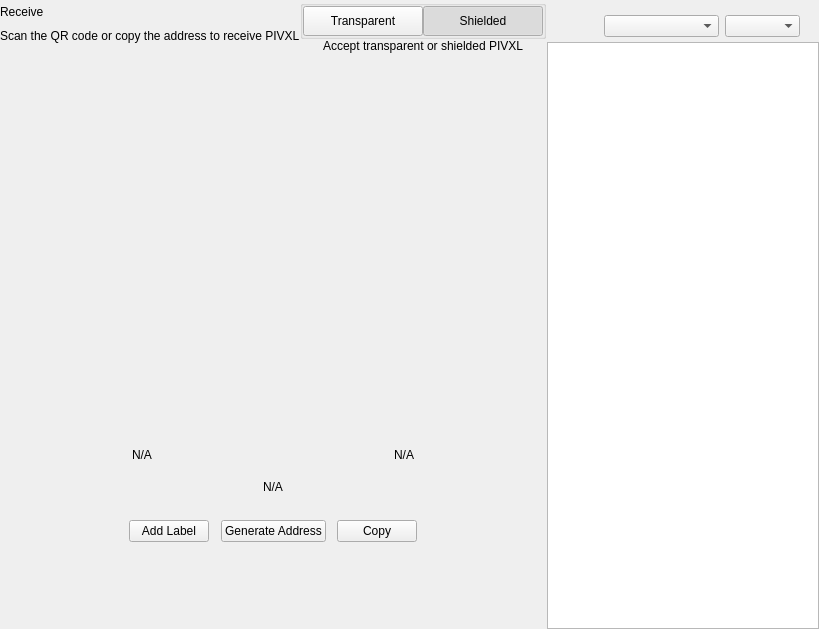
<?xml version="1.0" encoding="UTF-8"?>
<ui version="4.0">
 <class>ReceiveWidget</class>
 <widget class="QWidget" name="ReceiveWidget">
  <property name="geometry">
   <rect>
    <x>0</x>
    <y>0</y>
    <width>819</width>
    <height>629</height>
   </rect>
  </property>
  <property name="minimumSize">
   <size>
    <width>0</width>
    <height>0</height>
   </size>
  </property>
  <property name="windowTitle">
   <string>Form</string>
  </property>
  <layout class="QHBoxLayout" name="horizontalLayout_2" stretch="2,1">
   <property name="spacing">
    <number>0</number>
   </property>
   <property name="leftMargin">
    <number>0</number>
   </property>
   <property name="topMargin">
    <number>0</number>
   </property>
   <property name="rightMargin">
    <number>0</number>
   </property>
   <property name="bottomMargin">
    <number>0</number>
   </property>
   <item>
    <widget class="QWidget" name="left" native="true">
     <layout class="QVBoxLayout" name="verticalLayout_3">
      <property name="leftMargin">
       <number>0</number>
      </property>
      <property name="topMargin">
       <number>0</number>
      </property>
      <property name="rightMargin">
       <number>0</number>
      </property>
      <property name="bottomMargin">
       <number>0</number>
      </property>
      <item>
       <layout class="QVBoxLayout" name="verticalLayout_2">
        <property name="spacing">
         <number>0</number>
        </property>
        <property name="leftMargin">
         <number>0</number>
        </property>
        <item>
         <layout class="QHBoxLayout" name="horizontalLayout_3">
          <property name="spacing">
           <number>0</number>
          </property>
          <item>
           <layout class="QVBoxLayout" name="verticalLayout_4">
            <property name="spacing">
             <number>5</number>
            </property>
            <item>
             <widget class="QLabel" name="labelTitle">
              <property name="text">
               <string>Receive</string>
              </property>
             </widget>
            </item>
            <item alignment="Qt::AlignTop">
             <widget class="QLabel" name="labelSubtitle1">
              <property name="text">
               <string>Scan the QR code or copy the address to receive PIVXL</string>
              </property>
             </widget>
            </item>
           </layout>
          </item>
          <item>
           <spacer name="horizontalSpacer">
            <property name="orientation">
             <enum>Qt::Horizontal</enum>
            </property>
            <property name="sizeHint" stdset="0">
             <size>
              <width>40</width>
              <height>20</height>
             </size>
            </property>
           </spacer>
          </item>
          <item>
           <widget class="QWidget" name="containerViewPrivacyChecks" native="true">
            <layout class="QVBoxLayout" name="containerPrivacyChecks">
             <property name="spacing">
              <number>0</number>
             </property>
             <property name="leftMargin">
              <number>0</number>
             </property>
             <property name="topMargin">
              <number>0</number>
             </property>
             <property name="rightMargin">
              <number>0</number>
             </property>
             <property name="bottomMargin">
              <number>0</number>
             </property>
             <item alignment="Qt::AlignHCenter|Qt::AlignVCenter">
              <widget class="QGroupBox" name="groupBox">
               <property name="title">
                <string/>
               </property>
               <layout class="QHBoxLayout" name="horizontalLayout_2_1">
                <property name="spacing">
                 <number>0</number>
                </property>
                <property name="leftMargin">
                 <number>0</number>
                </property>
                <property name="topMargin">
                 <number>0</number>
                </property>
                <property name="rightMargin">
                 <number>0</number>
                </property>
                <property name="bottomMargin">
                 <number>0</number>
                </property>
                <item>
                 <widget class="QPushButton" name="pushLeft">
                  <property name="minimumSize">
                   <size>
                    <width>120</width>
                    <height>30</height>
                   </size>
                  </property>
                  <property name="maximumSize">
                   <size>
                    <width>120</width>
                    <height>30</height>
                   </size>
                  </property>
                  <property name="focusPolicy">
                   <enum>Qt::NoFocus</enum>
                  </property>
                  <property name="text">
                   <string>Transparent</string>
                  </property>
                  <property name="checkable">
                   <bool>true</bool>
                  </property>
                  <property name="autoExclusive">
                   <bool>true</bool>
                  </property>
                 </widget>
                </item>
                <item>
                 <widget class="QPushButton" name="pushRight">
                  <property name="minimumSize">
                   <size>
                    <width>120</width>
                    <height>30</height>
                   </size>
                  </property>
                  <property name="maximumSize">
                   <size>
                    <width>120</width>
                    <height>30</height>
                   </size>
                  </property>
                  <property name="focusPolicy">
                   <enum>Qt::NoFocus</enum>
                  </property>
                  <property name="text">
                   <string>Shielded</string>
                  </property>
                  <property name="checkable">
                   <bool>true</bool>
                  </property>
                  <property name="checked">
                   <bool>true</bool>
                  </property>
                  <property name="autoExclusive">
                   <bool>true</bool>
                  </property>
                 </widget>
                </item>
               </layout>
              </widget>
             </item>
             <item alignment="Qt::AlignHCenter|Qt::AlignTop">
              <widget class="QLabel" name="labelSubtitle2">
               <property name="text">
                <string>Accept transparent or shielded PIVXL</string>
               </property>
               <property name="alignment">
                <set>Qt::AlignRight|Qt::AlignTrailing|Qt::AlignVCenter</set>
               </property>
              </widget>
             </item>
            </layout>
           </widget>
          </item>
         </layout>
        </item>
        <item>
         <spacer name="verticalSpacer_2">
          <property name="orientation">
           <enum>Qt::Vertical</enum>
          </property>
          <property name="sizeType">
           <enum>QSizePolicy::Expanding</enum>
          </property>
          <property name="sizeHint" stdset="0">
           <size>
            <width>20</width>
            <height>50</height>
           </size>
          </property>
         </spacer>
        </item>
        <item alignment="Qt::AlignHCenter">
         <widget class="QWidget" name="layoutQR" native="true">
          <property name="maximumSize">
           <size>
            <width>510</width>
            <height>16777215</height>
           </size>
          </property>
          <layout class="QVBoxLayout" name="verticalLayoutQr">
           <item>
            <spacer name="verticalSpacer11">
             <property name="orientation">
              <enum>Qt::Vertical</enum>
             </property>
             <property name="sizeType">
              <enum>QSizePolicy::Fixed</enum>
             </property>
             <property name="sizeHint" stdset="0">
              <size>
               <width>20</width>
               <height>20</height>
              </size>
             </property>
            </spacer>
           </item>
           <item alignment="Qt::AlignHCenter">
            <widget class="QLabel" name="labelQrImg">
             <property name="minimumSize">
              <size>
               <width>260</width>
               <height>260</height>
              </size>
             </property>
             <property name="maximumSize">
              <size>
               <width>260</width>
               <height>260</height>
              </size>
             </property>
             <property name="text">
              <string/>
             </property>
             <property name="alignment">
              <set>Qt::AlignCenter</set>
             </property>
            </widget>
           </item>
           <item>
            <spacer name="verticalSpacer_21">
             <property name="orientation">
              <enum>Qt::Vertical</enum>
             </property>
             <property name="sizeType">
              <enum>QSizePolicy::Fixed</enum>
             </property>
             <property name="sizeHint" stdset="0">
              <size>
               <width>20</width>
               <height>30</height>
              </size>
             </property>
            </spacer>
           </item>
           <item>
            <widget class="QWidget" name="widget" native="true">
             <property name="minimumSize">
              <size>
               <width>0</width>
               <height>0</height>
              </size>
             </property>
             <layout class="QHBoxLayout" name="horizontalLayout_5">
              <item>
               <widget class="QLabel" name="labelLabel">
                <property name="text">
                 <string notr="true">N/A</string>
                </property>
               </widget>
              </item>
              <item>
               <spacer name="horizontalSpacer_2">
                <property name="orientation">
                 <enum>Qt::Horizontal</enum>
                </property>
                <property name="sizeHint" stdset="0">
                 <size>
                  <width>141</width>
                  <height>20</height>
                 </size>
                </property>
               </spacer>
              </item>
              <item>
               <widget class="QLabel" name="labelDate">
                <property name="text">
                 <string notr="true">N/A</string>
                </property>
                <property name="alignment">
                 <set>Qt::AlignRight|Qt::AlignTrailing|Qt::AlignVCenter</set>
                </property>
               </widget>
              </item>
             </layout>
            </widget>
           </item>
           <item>
            <widget class="QLabel" name="labelAddress">
             <property name="sizePolicy">
              <sizepolicy hsizetype="Expanding" vsizetype="Preferred">
               <horstretch>0</horstretch>
               <verstretch>0</verstretch>
              </sizepolicy>
             </property>
             <property name="minimumSize">
              <size>
               <width>300</width>
               <height>0</height>
              </size>
             </property>
             <property name="text">
              <string notr="true">N/A</string>
             </property>
             <property name="alignment">
              <set>Qt::AlignCenter</set>
             </property>
            </widget>
           </item>
           <item>
            <spacer name="verticalSpacer_4">
             <property name="orientation">
              <enum>Qt::Vertical</enum>
             </property>
             <property name="sizeType">
              <enum>QSizePolicy::Fixed</enum>
             </property>
             <property name="sizeHint" stdset="0">
              <size>
               <width>20</width>
               <height>20</height>
              </size>
             </property>
            </spacer>
           </item>
           <item>
            <layout class="QHBoxLayout" name="horizontalLayout_4">
             <item alignment="Qt::AlignHCenter">
              <widget class="QPushButton" name="pushButtonLabel">
               <property name="focusPolicy">
                <enum>Qt::NoFocus</enum>
               </property>
               <property name="text">
                <string>Add Label</string>
               </property>
              </widget>
             </item>
             <item alignment="Qt::AlignHCenter">
              <widget class="QPushButton" name="pushButtonNewAddress">
               <property name="focusPolicy">
                <enum>Qt::NoFocus</enum>
               </property>
               <property name="text">
                <string>Generate Address</string>
               </property>
              </widget>
             </item>
             <item alignment="Qt::AlignHCenter">
              <widget class="QPushButton" name="pushButtonCopy">
               <property name="focusPolicy">
                <enum>Qt::NoFocus</enum>
               </property>
               <property name="text">
                <string>Copy</string>
               </property>
              </widget>
             </item>
            </layout>
           </item>
           <item>
            <spacer name="verticalSpacer_3">
             <property name="orientation">
              <enum>Qt::Vertical</enum>
             </property>
             <property name="sizeType">
              <enum>QSizePolicy::Expanding</enum>
             </property>
             <property name="sizeHint" stdset="0">
              <size>
               <width>20</width>
               <height>20</height>
              </size>
             </property>
            </spacer>
           </item>
          </layout>
         </widget>
        </item>
        <item>
         <spacer name="verticalSpacer">
          <property name="orientation">
           <enum>Qt::Vertical</enum>
          </property>
          <property name="sizeHint" stdset="0">
           <size>
            <width>20</width>
            <height>40</height>
           </size>
          </property>
         </spacer>
        </item>
       </layout>
      </item>
     </layout>
    </widget>
   </item>
   <item>
    <widget class="QWidget" name="right" native="true">
     <layout class="QVBoxLayout" name="verticalLayout_5">
      <property name="spacing">
       <number>0</number>
      </property>
      <property name="leftMargin">
       <number>1</number>
      </property>
      <property name="topMargin">
       <number>0</number>
      </property>
      <property name="rightMargin">
       <number>0</number>
      </property>
      <property name="bottomMargin">
       <number>0</number>
      </property>
      <item>
       <layout class="QVBoxLayout" name="container_right">
        <property name="spacing">
         <number>0</number>
        </property>
        <property name="leftMargin">
         <number>0</number>
        </property>
        <property name="rightMargin">
         <number>0</number>
        </property>
        <item>
         <layout class="QVBoxLayout" name="verticalLayout">
          <property name="spacing">
           <number>6</number>
          </property>
          <property name="leftMargin">
           <number>19</number>
          </property>
          <property name="rightMargin">
           <number>19</number>
          </property>
          <item>
           <widget class="OptionButton" name="btnRequest" native="true"/>
          </item>
          <item>
           <widget class="OptionButton" name="btnMyAddresses" native="true">
            <property name="sizePolicy">
             <sizepolicy hsizetype="Preferred" vsizetype="Minimum">
              <horstretch>0</horstretch>
              <verstretch>0</verstretch>
             </sizepolicy>
            </property>
           </widget>
          </item>
         </layout>
        </item>
        <item>
         <widget class="QWidget" name="sortWidget" native="true">
          <layout class="QHBoxLayout" name="horizontalLayout_6">
           <property name="leftMargin">
            <number>19</number>
           </property>
           <property name="rightMargin">
            <number>19</number>
           </property>
           <property name="bottomMargin">
            <number>5</number>
           </property>
           <item>
            <spacer name="horizontalSpacer_3">
             <property name="orientation">
              <enum>Qt::Horizontal</enum>
             </property>
             <property name="sizeHint" stdset="0">
              <size>
               <width>40</width>
               <height>20</height>
              </size>
             </property>
            </spacer>
           </item>
           <item>
            <widget class="QComboBox" name="comboBoxSort">
             <property name="sizePolicy">
              <sizepolicy hsizetype="Preferred" vsizetype="Fixed">
               <horstretch>0</horstretch>
               <verstretch>0</verstretch>
              </sizepolicy>
             </property>
             <property name="minimumSize">
              <size>
               <width>115</width>
               <height>0</height>
              </size>
             </property>
            </widget>
           </item>
           <item>
            <widget class="QComboBox" name="comboBoxSortOrder">
             <property name="sizePolicy">
              <sizepolicy hsizetype="Preferred" vsizetype="Fixed">
               <horstretch>0</horstretch>
               <verstretch>0</verstretch>
              </sizepolicy>
             </property>
             <property name="minimumSize">
              <size>
               <width>75</width>
               <height>0</height>
              </size>
             </property>
            </widget>
           </item>
          </layout>
         </widget>
        </item>
        <item>
         <widget class="QListView" name="listViewAddress"/>
        </item>
       </layout>
      </item>
     </layout>
    </widget>
   </item>
  </layout>
 </widget>
 <customwidgets>
  <customwidget>
   <class>OptionButton</class>
   <extends>QWidget</extends>
   <header>qt/pivxl/optionbutton.h</header>
   <container>1</container>
  </customwidget>
 </customwidgets>
 <resources/>
 <connections/>
</ui>
